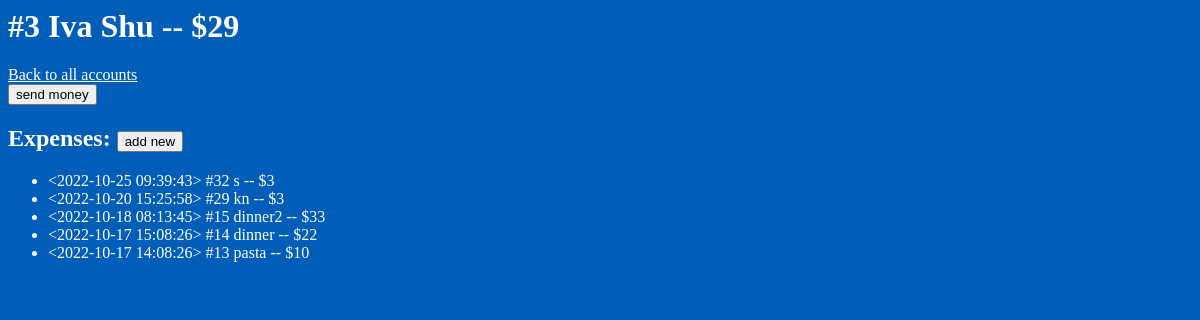
The page /expenses/account/3/ on the database as committed earlier.
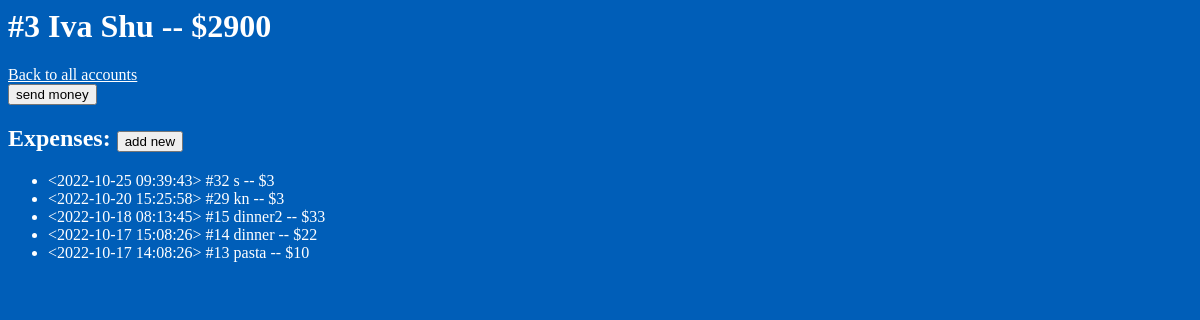
The same page on the database as committed later.
### expenses/models.py (models this page shows, shortened)
class BankAccount(models.Model):
    account_text = models.CharField(max_length=100)
    creation_date = models.DateTimeField('Date of creation')
    money = models.IntegerField(default=100, validators=[validate_money])

### expenses/views.py (the view)
# urls.py: path('account/<int:account_id>/', views.account_detail, name='detail'),
def account_detail(request, account_id):
    account = get_object_or_404(BankAccount, pk=account_id)
    ticket_list = account.ticket_set.order_by('-pub_date')
    return render(
        request,
        'expenses/account_index.html',
        {'account': account
            ,'ticket_list': ticket_list})

### expenses/models.py (called while the page is built)
    def __str__(self):
        return f'''<{self.pub_date.strftime("%Y-%m-%d %H:%M:%S")}>
            #{str(self.pk)}
            {self.ticket_text} -- ${self.money}'''

### expenses/templates/expenses/account_index.html
{% load static %}
<link rel="stylesheet" href="{% static 'expenses/style.css' %}">
<h1>#{{account.pk}} {{ account.account_text }} -- ${{ account.money }}</h1>
<a href="{% url 'expenses:index' %}">Back to all accounts</a>
<div>
    <a href="{% url 'expenses:send_money' account.id %}">
            <input type="button" value="send money">
    </a>
</div>
<h2>Expenses:
    <a href="{% url 'expenses:add_ticket' account.id %}">
        <input type="button" value="add new">
    </a>
</h2>
{% if ticket_list %}
    <ul>
    {% for ticket in ticket_list %}
        <li> {{ ticket }} </li>
    {% endfor %}
    </ul>
{% else %}
    <p>No tickets.</p>
{% endif %}

Rows that differ between the two databases and show on the page:
changed BankAccount "Iva Shu": money "29" → "2900"
